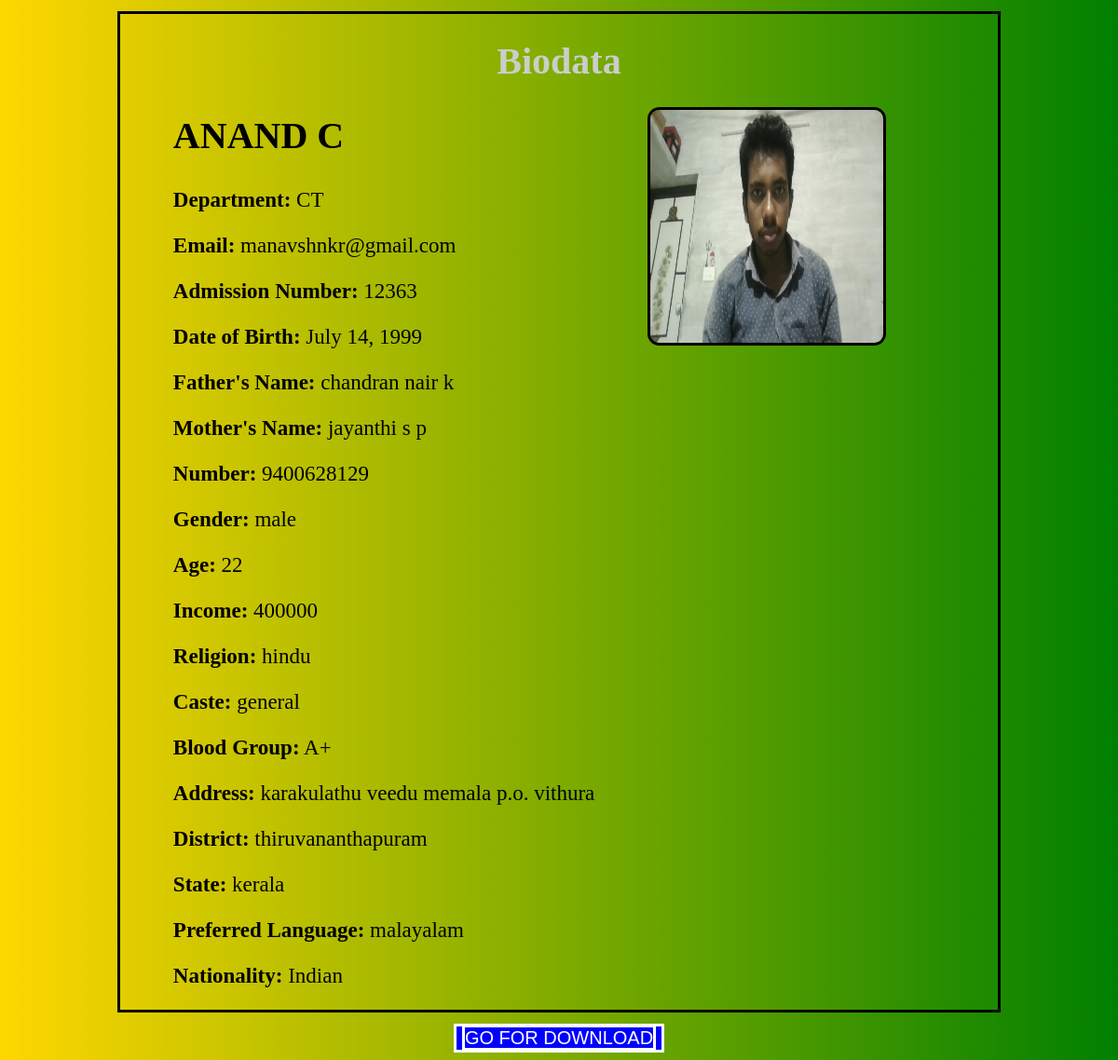
Screenshot of /biodata (signed in) with the database file from the repository.
### facelink/models.py (models this page shows)
class signup_page(models.Model):
    userr=models.ForeignKey(User,on_delete=models.CASCADE)
    f_name=models.CharField(max_length=25,null=True)
    l_name=models.CharField(max_length=15,null=True)
    user_name=models.CharField(max_length=15,null=True)
    department=models.CharField(max_length=18,null=True)
    image=models.ImageField(upload_to='profile_pic/')
    email=models.EmailField(null=True)
    password=models.CharField(max_length=15,null=True)

class student_page(models.Model):
    userr=models.ForeignKey(User,on_delete=models.CASCADE)
    adm_no=models.CharField(max_length=12,null=True)
    dob=models.DateField(null=True)
    father=models.CharField(max_length=30,null=True)
    mother=models.CharField(max_length=30,null=True)
    number=models.IntegerField(null=True)
    gender=models.CharField(max_length=8,null=True)
    age=models.IntegerField(null=True)
    income=models.IntegerField(null=True)
    religion=models.CharField(max_length=16,null=True)
    caste=models.CharField(max_length=14,null=True)
    bloodgroup=models.CharField(max_length=8,null=True)
    address=models.TextField(null=True)
    district=models.CharField(max_length=20,null=True)
    state=models.CharField(max_length=25,null=True)
    lang=models.TextField(null=True)
    nation=models.CharField(max_length=30,null=True)

### facelink/views.py (the view)
# urls.py: path('biodata',views.biodata),
@login_required
def biodata(request):
    user=request.user
    try:
        studsign=signup_page.objects.get(userr=user)
        studdet=student_page.objects.get(userr=user)
        context={'stdsign':studsign,'stddet':studdet}
        return render(request,'biodata.html',context)
    except student_page.DoesNotExist:
        return HttpResponseBadRequest("<style>b{color:red;font-size:100px;}</style><b>You are not still add details.</b>")

### facelink/templates/biodata.html (shortened to what this page needs)
{% load static %}
<!DOCTYPE html>
<html lang="en">
<head>
</head>
<body>
    <div id="biodata-content">
            <h1>Biodata</h1>
            <img src="{{stdsign.image.url}}" alt="user image">
            <h2>{{ stdsign.f_name }} {{ stdsign.l_name }}</h6>
            <p><strong>Department:</strong> {{ stdsign.department }}</p>
            <p><strong>Email:</strong> {{ stdsign.email }}</p>
            <p><strong>Admission Number:</strong> {{ stddet.adm_no }}</p>
            <p><strong>Date of Birth:</strong> {{ stddet.dob }}</p>
            <p><strong>Father's Name:</strong> {{ stddet.father }}</p>
            <p><strong>Mother's Name:</strong> {{ stddet.mother }}</p>
            <p><strong>Number:</strong> {{ stddet.number }}</p>
            <p><strong>Gender:</strong> {{ stddet.gender }}</p>
            <p><strong>Age:</strong> {{ stddet.age }}</p>
            <p><strong>Income:</strong> {{ stddet.income }}</p>
            <p><strong>Religion:</strong> {{ stddet.religion }}</p>
            <p><strong>Caste:</strong> {{ stddet.caste }}</p>
            <p><strong>Blood Group:</strong> <n style="text-transform: uppercase;"> {{ stddet.bloodgroup }}</n></p>
            <p><strong>Address:</strong> {{ stddet.address }}</p>
            <p><strong>District:</strong> {{ stddet.district }}</p>
            <p><strong>State:</strong> {{ stddet.state }}</p>
            <p><strong>Preferred Language:</strong> {{ stddet.lang }}</p>
            <p><strong>Nationality:</strong> {{ stddet.nation }}</p>
    </div>
    <center>
    <button id="download-btn"> <a href="{% url 'generate_pdf' %}">Go for Download</a></button></center>
</body>
</html>

### facelink/templates/biodata.html (style rules this page uses)
h1 { text-align: center; color:rgb(202, 206, 201); font-size: 40px; font-family:serif; }
img { height: 250px; width: 250px; border-radius: 5%; float: right; margin-right: 120px; border: solid black; }
p { margin-left: 6%; font-size:23px ; }
h2 { margin-left: 6%; text-transform: uppercase; font-size: 40px; }
body { background:linear-gradient(to left, green ,gold); }
#biodata-content { border: solid black; margin-top:1% ; margin-bottom:1% ; margin-left:10% ; margin-right:10% ; }
#download-btn,a { font-size: 20px; border: solid white; text-decoration: none; background:blue; text-transform: uppercase; color:white; }

### rows the page displays
signup_page: image (picture), f_name "ANAND", l_name "C", department "CT", email "manavshnkr@gmail.com"
student_page: adm_no "12363", dob "July 14, 1999", father "chandran nair k", mother "jayanthi s p", number "9400628129", gender "male", age "22", income "400000", religion "hindu", caste "general", bloodgroup "A+", address "karakulathu veedu memala p.o. vithura", district "thiruvananthapuram", state "kerala", lang "malayalam", nation "Indian"
